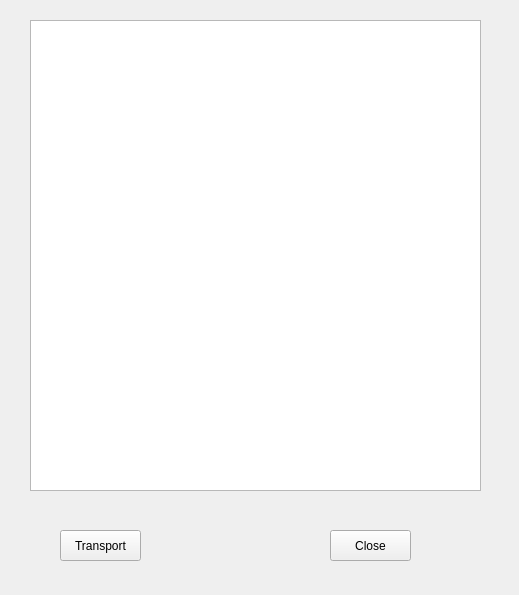
<?xml version="1.0" encoding="UTF-8"?>
<ui version="4.0">
 <class>Form</class>
 <widget class="QWidget" name="Form">
  <property name="geometry">
   <rect>
    <x>0</x>
    <y>0</y>
    <width>519</width>
    <height>595</height>
   </rect>
  </property>
  <property name="windowTitle">
   <string>Form</string>
  </property>
  <widget class="QTextEdit" name="textEdit">
   <property name="geometry">
    <rect>
     <x>30</x>
     <y>20</y>
     <width>451</width>
     <height>471</height>
    </rect>
   </property>
  </widget>
  <widget class="QPushButton" name="pushButton">
   <property name="geometry">
    <rect>
     <x>60</x>
     <y>530</y>
     <width>81</width>
     <height>31</height>
    </rect>
   </property>
   <property name="text">
    <string>Transport</string>
   </property>
  </widget>
  <widget class="QPushButton" name="pushButton_2">
   <property name="geometry">
    <rect>
     <x>330</x>
     <y>530</y>
     <width>81</width>
     <height>31</height>
    </rect>
   </property>
   <property name="text">
    <string>Close</string>
   </property>
  </widget>
 </widget>
 <resources/>
 <connections/>
</ui>
